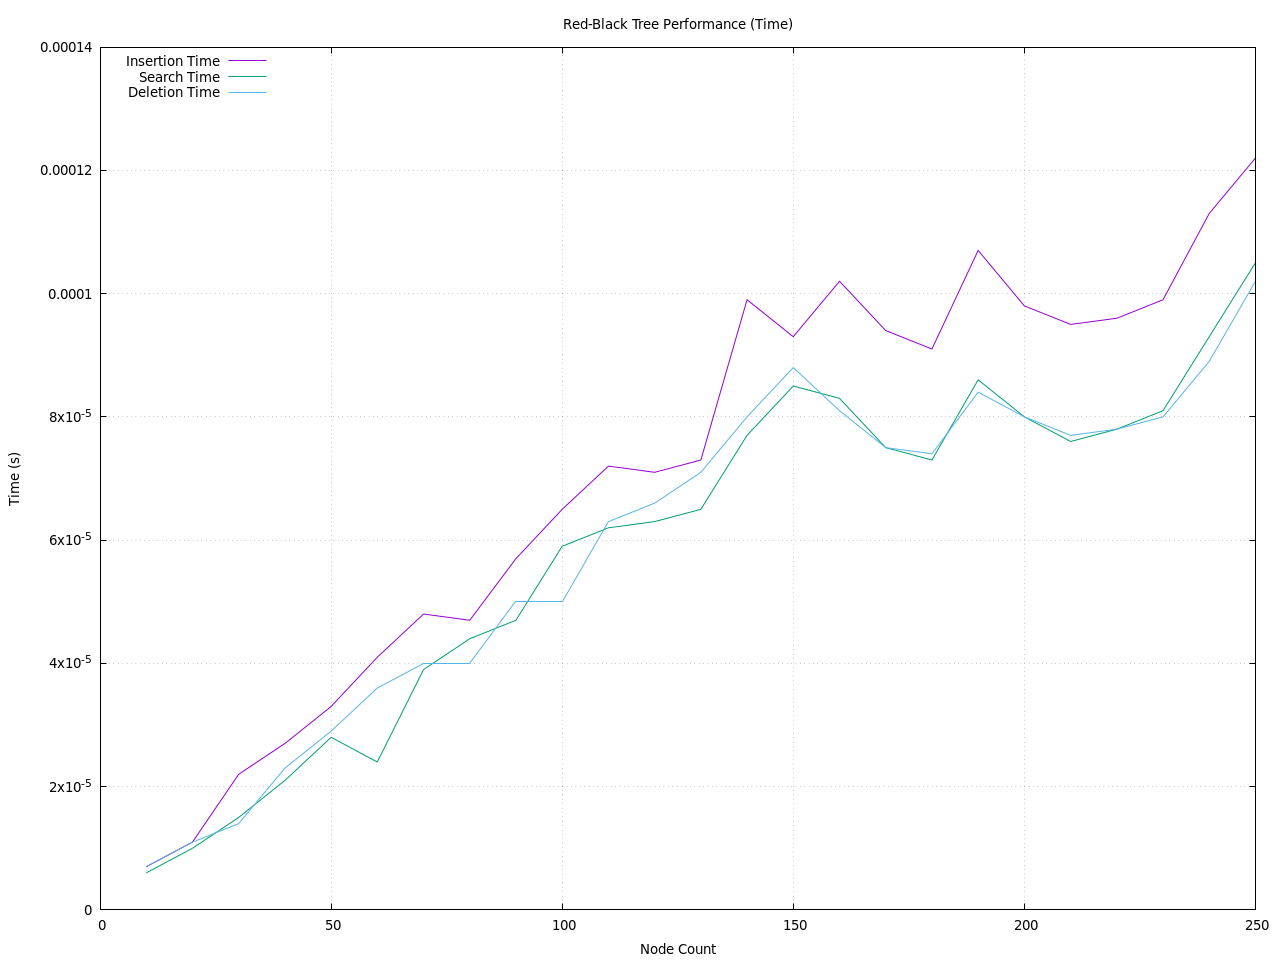

The script that saved this image:
set terminal pngcairo size 1280,960 enhanced font 'Verdana,10'
set output 'rbtree_performance_time.png'
set title 'Red-Black Tree Performance (Time)'
set xlabel 'Node Count'
set ylabel 'Time (s)'
set key left top
set grid
plot 'rbtree_performance_time.dat' using 1:2 title 'Insertion Time' with lines,\
     'rbtree_performance_time.dat' using 1:3 title 'Search Time' with lines,\
     'rbtree_performance_time.dat' using 1:4 title 'Deletion Time' with lines
